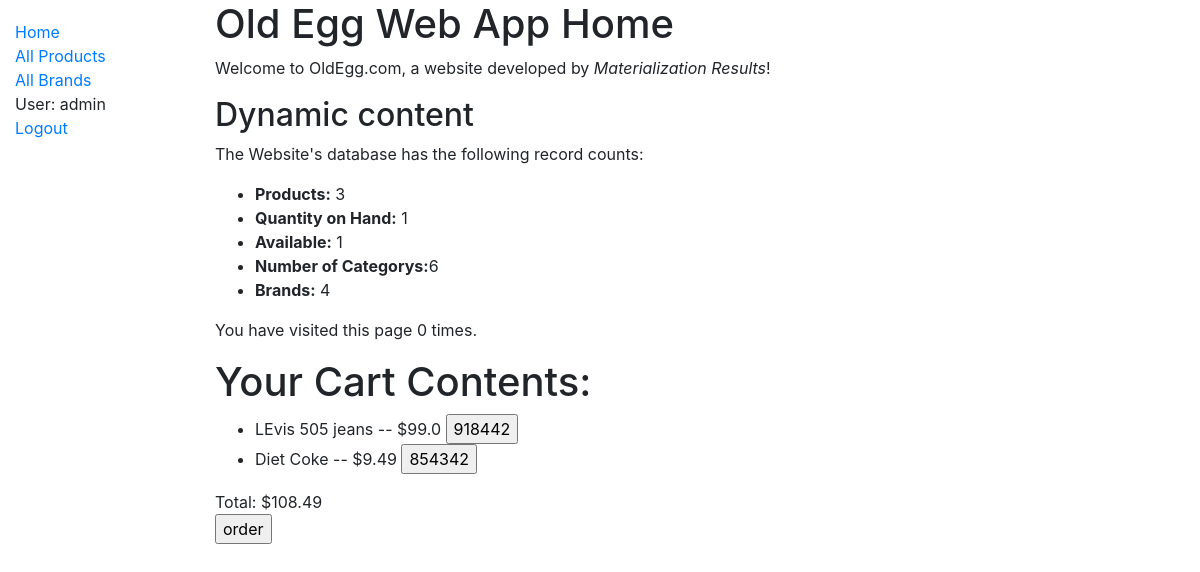
The page /products/ (signed in) on the database as committed earlier.
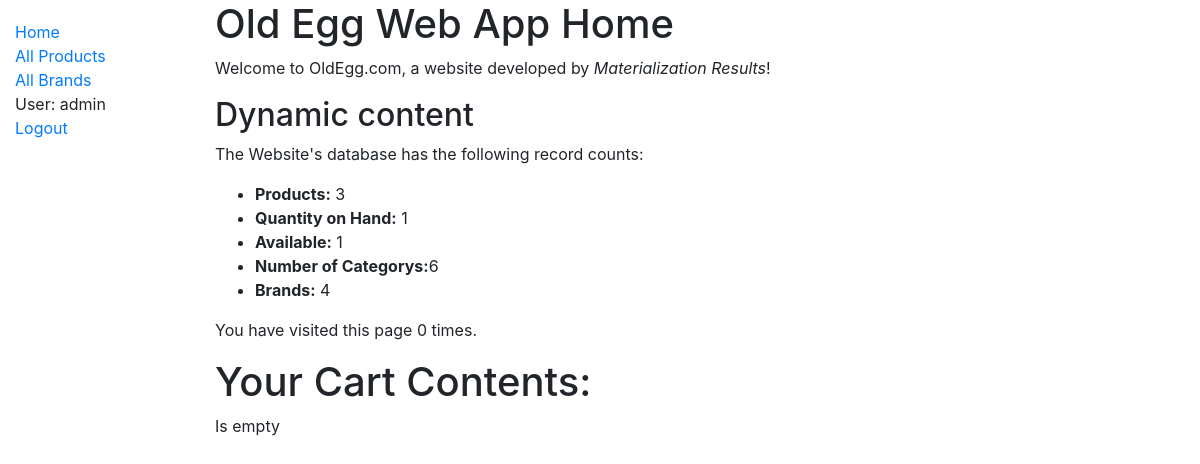
The same page on the database as committed later.
### products/models.py (models this page shows, shortened)
class Product(models.Model):
    name = models.CharField(max_length=200)
    brand = models.ForeignKey('Brand', on_delete=models.SET_NULL, null=True)
    description = models.TextField(max_length=1000, help_text='Enter a brief description of the product')
    itemNumber = models.CharField('itemNumber', max_length=7, help_text='7 character item number ie 1237428 Olive garden dressing at costco')
    category = models.ManyToManyField(Category, help_text='Select a category for this product')
    price = models.FloatField("Price")
    def __str__(self):
        return self.name

class Cart(models.Model):
    id = models.UUIDField(primary_key=True, default=uuid.uuid4, help_text='Unique ID for this particular product across whole system')
    productList = models.ManyToManyField(Product)
    cartOwner = models.ForeignKey(User, on_delete=models.SET_NULL, null=True)
    next_ship = models.DateField(null=True, blank=True)
    CART_STATUS = (
        ('b', 'Browsing'),
        ('p', 'Paid Order'),
        ('s', 'Shipped'),
        ('c', 'Cancelled'),
    )
    status = models.CharField(
        max_length=1,
        choices=CART_STATUS,
        blank=True,
        default='b',
        help_text='Product availability',
    )
    shoppingSince = models.DateTimeField('date user grabbed this cart')
    class Meta:
        ordering = ['next_ship']
    def getTotal(self):
        total = 0
        for eachProduct in self.productList.all():
            total += eachProduct.price
        return total

### products/views.py (the view)
# urls.py: path('', views.index, name='index'),
def index(request):
    """ Generate couns of some of the main objects"""
    num_products = Product.objects.all().count()
    num_instances = ProductInstance.objects.all().count()
    num_instances_available = ProductInstance.objects.filter(status__exact='a').count()
    num_brands = Brand.objects.count()
    num_categories = Category.objects.count()
    cart = False
    if request.user.is_authenticated:
        username = request.user.username
        print(username)
        id =(request.user.id)
        try:
            cart = Cart.objects.filter(cartOwner=request.user, status = 'b')[0]
        except:
            c = Cart(cartOwner=request.user, status='b', shoppingSince=timezone.now())
            c.save()
        if cart:
            if cart_is_empty(cart):
                cart=False
    num_visits = request.session.get('num_visits', 0)
    request.session['num_visits'] = num_visits + 1
    context = {
        'num_products': num_products,
        'num_instances': num_instances,
        'num_instances_available': num_instances_available,
        'num_brands': num_brands,
        'num_categories': num_categories,
        'num_visits': num_visits,
        'cart': cart,
    }
    return render(request, 'index.html', context=context)

### products/views.py (called while the page is built)
def cart_is_empty(c):
    print('users browsing carts query length: '+ str(len(c.productList.all())))
    return len(c.productList.all()) == False

### products/templates/index.html (shortened to what this page needs)
{% extends "base_generic.html" %}
{% block content %}
  <h1>Old Egg Web App Home</h1>
  <p>Welcome to OldEgg.com, a website developed by <em>Materialization Results</em>!</p>
  <h2>Dynamic content</h2>
  <p>The Website's database has the following record counts:</p>
  <ul>
    <li><strong>Products:</strong> {{ num_products }}</li>
    <li><strong>Quantity on Hand:</strong> {{ num_instances }}</li>
    <li><strong>Available:</strong> {{ num_instances_available }}</li>
    <li><strong>Number of Categorys:</strong>{{ num_categories }}</li>
    <li><strong>Brands:</strong> {{ num_brands }}</li>
  </ul>
  <p>You have visited this page {{ num_visits }}{% if num_visits == 1 %} time{% else %} times{% endif %}.</p>
  <h1>Your Cart Contents:</h1>
  {% if cart.productList %}
  <form action = "/products/removeFromCart" method="post">
  <ul>
  {% for product in cart.productList.all %}
    <li>{{product}} -- ${{product.price}}
      <input type="submit" name="choice" id="choice{{forloop.counter}}" value="{{product.itemNumber }}">
    </li>
{% endfor %}
</ul>
  </form>Total: ${{cart.getTotal}}
<form action="/products/order" method="post">
<input type="submit" name="order" id="order" value="order">
</form>
{% else %}
  <p>Is empty</p>
{% endif %}
{% endblock %}

### products/templates/base_generic.html (shortened to what this page needs)
<!DOCTYPE html>
<html lang="en">
<head>
  <link rel="stylesheet" href="https://stackpath.bootstrapcdn.com/bootstrap/4.1.3/css/bootstrap.min.css">
  {% load static %}
  <link rel="stylesheet" href="{% static 'css/styles.css' %}">
</head>
<body>
  <div class="container-fluid">
    <div class="row">
      <div class="col-sm-2">
      {% block sidebar %}
        <ul class="sidebar-nav">
          <li><a href="{% url 'index' %}">Home</a></li>
          <li><a href="{% url 'store' %}">All Products</a></li>
          <li><a href="">All Brands</a></li>
      {% if user.is_authenticated %}
          <li>User: {{user.get_username }}</li>
          <li><a href="{% url 'logout' %}?next={{request.path}}">Logout</a></li>
      {% else %}
          <li><a href="{% url 'login' %}?next={{request.path}}">Login</a></li>
        </ul>
      {% endif %}
     {% endblock %}
      </div>
      <div class="col-sm-10 ">{% block content %}{% endblock %}</div>
    </div>
  </div>
</body>
</html>

### products/static/css/styles.css (style rules this page uses)
.sidebar-nav { margin-top: 20px; padding: 0; list-style: none; }

Rows that differ between the two databases and show on the page:
no longer on this page (row unchanged): Product: name "LEvis 505 jeans", price "99.0", choice "918442"
no longer on this page (row unchanged): Product: name "Diet Coke", price "9.49", choice "854342"
no longer on this page (row edited): Cart: getTotal "108.49"
Other text that changed with them:
form field order: "order" → (not shown)
text no longer shown: "Total: $"
text now shown: "Is empty"
